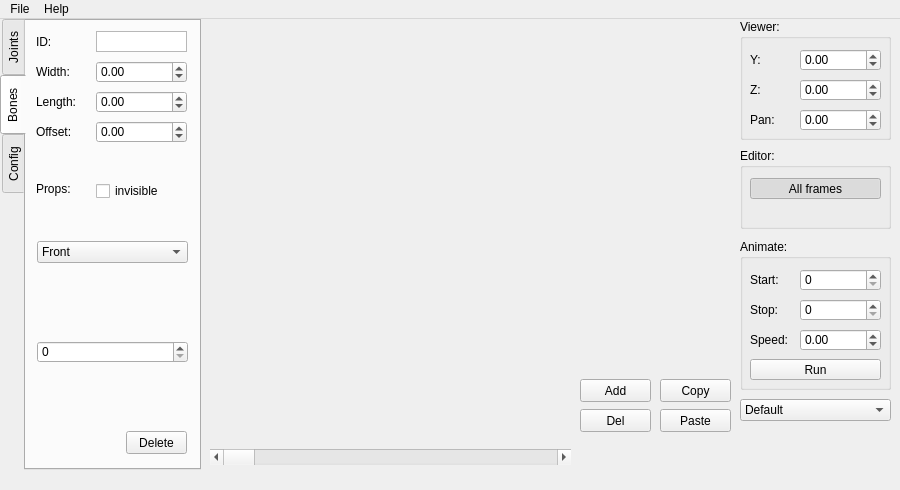
<?xml version="1.0" encoding="UTF-8"?>
<ui version="4.0">
 <class>MainWindow</class>
 <widget class="QMainWindow" name="MainWindow">
  <property name="geometry">
   <rect>
    <x>0</x>
    <y>0</y>
    <width>900</width>
    <height>490</height>
   </rect>
  </property>
  <property name="minimumSize">
   <size>
    <width>900</width>
    <height>490</height>
   </size>
  </property>
  <property name="windowTitle">
   <string>Rigger</string>
  </property>
  <widget class="QWidget" name="centralwidget">
   <widget class="QTabWidget" name="tabRiggerModes">
    <property name="geometry">
     <rect>
      <x>0</x>
      <y>0</y>
      <width>201</width>
      <height>451</height>
     </rect>
    </property>
    <property name="tabPosition">
     <enum>QTabWidget::TabPosition::West</enum>
    </property>
    <property name="tabShape">
     <enum>QTabWidget::TabShape::Rounded</enum>
    </property>
    <property name="currentIndex">
     <number>1</number>
    </property>
    <widget class="QWidget" name="joints">
     <attribute name="icon">
      <iconset>
       <normaloff>:/Icons/tools-node.png</normaloff>:/Icons/tools-node.png</iconset>
     </attribute>
     <attribute name="title">
      <string>Joints</string>
     </attribute>
     <widget class="QLabel" name="labelJointID">
      <property name="geometry">
       <rect>
        <x>10</x>
        <y>10</y>
        <width>61</width>
        <height>21</height>
       </rect>
      </property>
      <property name="text">
       <string>ID:</string>
      </property>
     </widget>
     <widget class="QPushButton" name="pushJointDelete">
      <property name="geometry">
       <rect>
        <x>100</x>
        <y>130</y>
        <width>61</width>
        <height>23</height>
       </rect>
      </property>
      <property name="text">
       <string>Delete</string>
      </property>
     </widget>
     <widget class="QLabel" name="labelJointY">
      <property name="geometry">
       <rect>
        <x>10</x>
        <y>70</y>
        <width>61</width>
        <height>21</height>
       </rect>
      </property>
      <property name="text">
       <string>Y:</string>
      </property>
     </widget>
     <widget class="QDoubleSpinBox" name="spinJointY">
      <property name="geometry">
       <rect>
        <x>70</x>
        <y>70</y>
        <width>91</width>
        <height>22</height>
       </rect>
      </property>
      <property name="minimum">
       <double>-1024.000000000000000</double>
      </property>
      <property name="maximum">
       <double>1024.000000000000000</double>
      </property>
      <property name="singleStep">
       <double>0.250000000000000</double>
      </property>
     </widget>
     <widget class="QDoubleSpinBox" name="spinJointX">
      <property name="geometry">
       <rect>
        <x>70</x>
        <y>40</y>
        <width>91</width>
        <height>22</height>
       </rect>
      </property>
      <property name="minimum">
       <double>-1024.000000000000000</double>
      </property>
      <property name="maximum">
       <double>1024.000000000000000</double>
      </property>
      <property name="singleStep">
       <double>0.250000000000000</double>
      </property>
     </widget>
     <widget class="QPlainTextEdit" name="plainJointID">
      <property name="geometry">
       <rect>
        <x>70</x>
        <y>10</y>
        <width>91</width>
        <height>21</height>
       </rect>
      </property>
      <property name="verticalScrollBarPolicy">
       <enum>Qt::ScrollBarPolicy::ScrollBarAlwaysOff</enum>
      </property>
      <property name="horizontalScrollBarPolicy">
       <enum>Qt::ScrollBarPolicy::ScrollBarAlwaysOff</enum>
      </property>
      <property name="undoRedoEnabled">
       <bool>false</bool>
      </property>
      <property name="lineWrapMode">
       <enum>QPlainTextEdit::LineWrapMode::NoWrap</enum>
      </property>
      <property name="readOnly">
       <bool>true</bool>
      </property>
     </widget>
     <widget class="QDoubleSpinBox" name="spinJointZ">
      <property name="geometry">
       <rect>
        <x>70</x>
        <y>100</y>
        <width>91</width>
        <height>22</height>
       </rect>
      </property>
      <property name="minimum">
       <double>-1024.000000000000000</double>
      </property>
      <property name="maximum">
       <double>1024.000000000000000</double>
      </property>
      <property name="singleStep">
       <double>0.250000000000000</double>
      </property>
     </widget>
     <widget class="QLabel" name="labelJointZ">
      <property name="geometry">
       <rect>
        <x>10</x>
        <y>100</y>
        <width>61</width>
        <height>21</height>
       </rect>
      </property>
      <property name="text">
       <string>Z:</string>
      </property>
     </widget>
     <widget class="QLabel" name="labelJointX">
      <property name="geometry">
       <rect>
        <x>10</x>
        <y>40</y>
        <width>61</width>
        <height>21</height>
       </rect>
      </property>
      <property name="text">
       <string>X:</string>
      </property>
     </widget>
     <widget class="QListWidget" name="listJoints">
      <property name="geometry">
       <rect>
        <x>10</x>
        <y>200</y>
        <width>151</width>
        <height>271</height>
       </rect>
      </property>
      <property name="selectionMode">
       <enum>QAbstractItemView::SelectionMode::ExtendedSelection</enum>
      </property>
     </widget>
     <widget class="QLabel" name="labelJointsList">
      <property name="geometry">
       <rect>
        <x>10</x>
        <y>175</y>
        <width>151</width>
        <height>21</height>
       </rect>
      </property>
      <property name="text">
       <string>Joints:</string>
      </property>
     </widget>
    </widget>
    <widget class="QWidget" name="bones">
     <attribute name="icon">
      <iconset>
       <normaloff>:/Icons/tools-wall.png</normaloff>:/Icons/tools-wall.png</iconset>
     </attribute>
     <attribute name="title">
      <string>Bones</string>
     </attribute>
     <widget class="QLabel" name="labelBonnID">
      <property name="geometry">
       <rect>
        <x>10</x>
        <y>10</y>
        <width>61</width>
        <height>21</height>
       </rect>
      </property>
      <property name="text">
       <string>ID:</string>
      </property>
     </widget>
     <widget class="QComboBox" name="comboBonePicture">
      <property name="geometry">
       <rect>
        <x>11</x>
        <y>220</y>
        <width>151</width>
        <height>22</height>
       </rect>
      </property>
      <item>
       <property name="text">
        <string>Front</string>
       </property>
      </item>
      <item>
       <property name="text">
        <string>Right</string>
       </property>
      </item>
      <item>
       <property name="text">
        <string>Back</string>
       </property>
      </item>
      <item>
       <property name="text">
        <string>Left</string>
       </property>
      </item>
     </widget>
     <widget class="QWidget" name="widgetBoneTexture" native="true">
      <property name="geometry">
       <rect>
        <x>50</x>
        <y>250</y>
        <width>64</width>
        <height>64</height>
       </rect>
      </property>
     </widget>
     <widget class="QPushButton" name="pushBoneDelete">
      <property name="geometry">
       <rect>
        <x>100</x>
        <y>410</y>
        <width>61</width>
        <height>23</height>
       </rect>
      </property>
      <property name="text">
       <string>Delete</string>
      </property>
     </widget>
     <widget class="QLabel" name="labelBoneProperties">
      <property name="geometry">
       <rect>
        <x>10</x>
        <y>160</y>
        <width>61</width>
        <height>16</height>
       </rect>
      </property>
      <property name="text">
       <string>Props:</string>
      </property>
     </widget>
     <widget class="QCheckBox" name="checkBoneInvisible">
      <property name="geometry">
       <rect>
        <x>70</x>
        <y>160</y>
        <width>91</width>
        <height>20</height>
       </rect>
      </property>
      <property name="text">
       <string>invisible</string>
      </property>
     </widget>
     <widget class="QPlainTextEdit" name="plainBoneID">
      <property name="geometry">
       <rect>
        <x>70</x>
        <y>10</y>
        <width>91</width>
        <height>21</height>
       </rect>
      </property>
      <property name="verticalScrollBarPolicy">
       <enum>Qt::ScrollBarPolicy::ScrollBarAlwaysOff</enum>
      </property>
      <property name="horizontalScrollBarPolicy">
       <enum>Qt::ScrollBarPolicy::ScrollBarAlwaysOff</enum>
      </property>
      <property name="undoRedoEnabled">
       <bool>false</bool>
      </property>
      <property name="lineWrapMode">
       <enum>QPlainTextEdit::LineWrapMode::NoWrap</enum>
      </property>
      <property name="readOnly">
       <bool>true</bool>
      </property>
     </widget>
     <widget class="QSpinBox" name="spinBoneTexture">
      <property name="geometry">
       <rect>
        <x>11</x>
        <y>320</y>
        <width>151</width>
        <height>22</height>
       </rect>
      </property>
      <property name="minimum">
       <number>0</number>
      </property>
      <property name="maximum">
       <number>1024</number>
      </property>
     </widget>
     <widget class="QDoubleSpinBox" name="spinBoneLength">
      <property name="geometry">
       <rect>
        <x>70</x>
        <y>70</y>
        <width>91</width>
        <height>22</height>
       </rect>
      </property>
      <property name="minimum">
       <double>-1024.000000000000000</double>
      </property>
      <property name="maximum">
       <double>1024.000000000000000</double>
      </property>
      <property name="singleStep">
       <double>0.250000000000000</double>
      </property>
     </widget>
     <widget class="QLabel" name="labelBoneWidth">
      <property name="geometry">
       <rect>
        <x>10</x>
        <y>40</y>
        <width>61</width>
        <height>21</height>
       </rect>
      </property>
      <property name="text">
       <string>Width:</string>
      </property>
     </widget>
     <widget class="QDoubleSpinBox" name="spinBoneWidth">
      <property name="geometry">
       <rect>
        <x>70</x>
        <y>40</y>
        <width>91</width>
        <height>22</height>
       </rect>
      </property>
      <property name="minimum">
       <double>-1024.000000000000000</double>
      </property>
      <property name="maximum">
       <double>1024.000000000000000</double>
      </property>
      <property name="singleStep">
       <double>0.250000000000000</double>
      </property>
     </widget>
     <widget class="QLabel" name="labelBoneLength">
      <property name="geometry">
       <rect>
        <x>10</x>
        <y>70</y>
        <width>61</width>
        <height>21</height>
       </rect>
      </property>
      <property name="text">
       <string>Length:</string>
      </property>
     </widget>
     <widget class="QDoubleSpinBox" name="spinBoneOffset">
      <property name="geometry">
       <rect>
        <x>70</x>
        <y>100</y>
        <width>91</width>
        <height>22</height>
       </rect>
      </property>
      <property name="minimum">
       <double>-1024.000000000000000</double>
      </property>
      <property name="maximum">
       <double>1024.000000000000000</double>
      </property>
      <property name="singleStep">
       <double>0.250000000000000</double>
      </property>
     </widget>
     <widget class="QLabel" name="labelBoneOffset">
      <property name="geometry">
       <rect>
        <x>10</x>
        <y>100</y>
        <width>61</width>
        <height>21</height>
       </rect>
      </property>
      <property name="text">
       <string>Offset:</string>
      </property>
     </widget>
    </widget>
    <widget class="QWidget" name="config">
     <attribute name="icon">
      <iconset>
       <normaloff>:/Icons/tools-settings.png</normaloff>:/Icons/tools-settings.png</iconset>
     </attribute>
     <attribute name="title">
      <string>Config</string>
     </attribute>
     <widget class="QCheckBox" name="checkDisplayJoints">
      <property name="geometry">
       <rect>
        <x>20</x>
        <y>40</y>
        <width>131</width>
        <height>20</height>
       </rect>
      </property>
      <property name="text">
       <string>joints</string>
      </property>
     </widget>
     <widget class="QLabel" name="labelConfigDisplay">
      <property name="geometry">
       <rect>
        <x>10</x>
        <y>10</y>
        <width>151</width>
        <height>16</height>
       </rect>
      </property>
      <property name="text">
       <string>Display:</string>
      </property>
     </widget>
     <widget class="QCheckBox" name="checkDisplayBones">
      <property name="geometry">
       <rect>
        <x>20</x>
        <y>60</y>
        <width>131</width>
        <height>20</height>
       </rect>
      </property>
      <property name="text">
       <string>bones</string>
      </property>
     </widget>
     <widget class="QCheckBox" name="checkDisplayFlesh">
      <property name="geometry">
       <rect>
        <x>20</x>
        <y>80</y>
        <width>131</width>
        <height>20</height>
       </rect>
      </property>
      <property name="text">
       <string>flesh</string>
      </property>
     </widget>
    </widget>
   </widget>
   <widget class="WdgRigEditor" name="widgetRig" native="true">
    <property name="geometry">
     <rect>
      <x>210</x>
      <y>0</y>
      <width>521</width>
      <height>351</height>
     </rect>
    </property>
   </widget>
   <widget class="QWidget" name="widgetFrames" native="true">
    <property name="geometry">
     <rect>
      <x>210</x>
      <y>360</y>
      <width>361</width>
      <height>64</height>
     </rect>
    </property>
   </widget>
   <widget class="QPushButton" name="pushFrameAdd">
    <property name="geometry">
     <rect>
      <x>580</x>
      <y>360</y>
      <width>71</width>
      <height>23</height>
     </rect>
    </property>
    <property name="text">
     <string>Add</string>
    </property>
   </widget>
   <widget class="QPushButton" name="pushFrameDel">
    <property name="geometry">
     <rect>
      <x>580</x>
      <y>390</y>
      <width>71</width>
      <height>23</height>
     </rect>
    </property>
    <property name="text">
     <string>Del</string>
    </property>
   </widget>
   <widget class="QPushButton" name="pushFrameCopy">
    <property name="geometry">
     <rect>
      <x>660</x>
      <y>360</y>
      <width>71</width>
      <height>23</height>
     </rect>
    </property>
    <property name="text">
     <string>Copy</string>
    </property>
   </widget>
   <widget class="QPushButton" name="pushFramePaste">
    <property name="geometry">
     <rect>
      <x>660</x>
      <y>390</y>
      <width>71</width>
      <height>23</height>
     </rect>
    </property>
    <property name="text">
     <string>Paste</string>
    </property>
   </widget>
   <widget class="QGroupBox" name="groupViewer">
    <property name="geometry">
     <rect>
      <x>740</x>
      <y>0</y>
      <width>151</width>
      <height>121</height>
     </rect>
    </property>
    <property name="title">
     <string>Viewer:</string>
    </property>
    <widget class="QLabel" name="labelViewerZ">
     <property name="geometry">
      <rect>
       <x>10</x>
       <y>60</y>
       <width>51</width>
       <height>21</height>
      </rect>
     </property>
     <property name="text">
      <string>Z:</string>
     </property>
    </widget>
    <widget class="QLabel" name="labelViewerY">
     <property name="geometry">
      <rect>
       <x>10</x>
       <y>30</y>
       <width>51</width>
       <height>21</height>
      </rect>
     </property>
     <property name="text">
      <string>Y:</string>
     </property>
    </widget>
    <widget class="QLabel" name="labelViewerPan">
     <property name="geometry">
      <rect>
       <x>10</x>
       <y>90</y>
       <width>51</width>
       <height>21</height>
      </rect>
     </property>
     <property name="text">
      <string>Pan:</string>
     </property>
    </widget>
    <widget class="QDoubleSpinBox" name="spinViewerY">
     <property name="geometry">
      <rect>
       <x>60</x>
       <y>30</y>
       <width>81</width>
       <height>22</height>
      </rect>
     </property>
     <property name="minimum">
      <double>-1024.000000000000000</double>
     </property>
     <property name="maximum">
      <double>1024.000000000000000</double>
     </property>
    </widget>
    <widget class="QDoubleSpinBox" name="spinViewerZ">
     <property name="geometry">
      <rect>
       <x>60</x>
       <y>60</y>
       <width>81</width>
       <height>22</height>
      </rect>
     </property>
     <property name="minimum">
      <double>-1024.000000000000000</double>
     </property>
     <property name="maximum">
      <double>1024.000000000000000</double>
     </property>
    </widget>
    <widget class="QDoubleSpinBox" name="spinViewerPan">
     <property name="geometry">
      <rect>
       <x>60</x>
       <y>90</y>
       <width>81</width>
       <height>22</height>
      </rect>
     </property>
     <property name="minimum">
      <double>-1024.000000000000000</double>
     </property>
     <property name="maximum">
      <double>1024.000000000000000</double>
     </property>
    </widget>
   </widget>
   <widget class="QGroupBox" name="groupAnimate">
    <property name="geometry">
     <rect>
      <x>740</x>
      <y>220</y>
      <width>151</width>
      <height>151</height>
     </rect>
    </property>
    <property name="title">
     <string>Animate:</string>
    </property>
    <widget class="QLabel" name="labelAnimFrameStop">
     <property name="geometry">
      <rect>
       <x>10</x>
       <y>60</y>
       <width>51</width>
       <height>21</height>
      </rect>
     </property>
     <property name="text">
      <string>Stop:</string>
     </property>
    </widget>
    <widget class="QLabel" name="labelAnimFrameStart">
     <property name="geometry">
      <rect>
       <x>10</x>
       <y>30</y>
       <width>51</width>
       <height>21</height>
      </rect>
     </property>
     <property name="text">
      <string>Start:</string>
     </property>
    </widget>
    <widget class="QLabel" name="labelAnimFrameSpeed">
     <property name="geometry">
      <rect>
       <x>10</x>
       <y>90</y>
       <width>51</width>
       <height>21</height>
      </rect>
     </property>
     <property name="text">
      <string>Speed:</string>
     </property>
    </widget>
    <widget class="QDoubleSpinBox" name="spinAnimFrameSpeed">
     <property name="geometry">
      <rect>
       <x>60</x>
       <y>90</y>
       <width>81</width>
       <height>22</height>
      </rect>
     </property>
     <property name="minimum">
      <double>-1024.000000000000000</double>
     </property>
     <property name="maximum">
      <double>1024.000000000000000</double>
     </property>
    </widget>
    <widget class="QSpinBox" name="spinAnimFrameStart">
     <property name="geometry">
      <rect>
       <x>60</x>
       <y>30</y>
       <width>81</width>
       <height>22</height>
      </rect>
     </property>
    </widget>
    <widget class="QSpinBox" name="spinAnimFrameStop">
     <property name="geometry">
      <rect>
       <x>60</x>
       <y>60</y>
       <width>81</width>
       <height>22</height>
      </rect>
     </property>
    </widget>
    <widget class="QPushButton" name="pushAnimRun">
     <property name="geometry">
      <rect>
       <x>10</x>
       <y>120</y>
       <width>131</width>
       <height>21</height>
      </rect>
     </property>
     <property name="text">
      <string>Run</string>
     </property>
    </widget>
   </widget>
   <widget class="QScrollBar" name="scrollFrames">
    <property name="geometry">
     <rect>
      <x>210</x>
      <y>430</y>
      <width>361</width>
      <height>16</height>
     </rect>
    </property>
    <property name="orientation">
     <enum>Qt::Orientation::Horizontal</enum>
    </property>
   </widget>
   <widget class="QComboBox" name="comboAnimationName">
    <property name="geometry">
     <rect>
      <x>740</x>
      <y>380</y>
      <width>151</width>
      <height>22</height>
     </rect>
    </property>
    <item>
     <property name="text">
      <string>Default</string>
     </property>
    </item>
   </widget>
   <widget class="QGroupBox" name="groupBox">
    <property name="geometry">
     <rect>
      <x>740</x>
      <y>129</y>
      <width>151</width>
      <height>81</height>
     </rect>
    </property>
    <property name="title">
     <string>Editor:</string>
    </property>
    <widget class="QPushButton" name="pushAllFrames">
     <property name="geometry">
      <rect>
       <x>10</x>
       <y>30</y>
       <width>131</width>
       <height>21</height>
      </rect>
     </property>
     <property name="text">
      <string>All frames</string>
     </property>
     <property name="checkable">
      <bool>true</bool>
     </property>
     <property name="checked">
      <bool>true</bool>
     </property>
     <property name="flat">
      <bool>false</bool>
     </property>
    </widget>
   </widget>
  </widget>
  <widget class="QMenuBar" name="menubar">
   <property name="geometry">
    <rect>
     <x>0</x>
     <y>0</y>
     <width>900</width>
     <height>25</height>
    </rect>
   </property>
   <widget class="QMenu" name="menuFile">
    <property name="title">
     <string>File</string>
    </property>
    <addaction name="actionNew"/>
    <addaction name="separator"/>
    <addaction name="actionLoad"/>
    <addaction name="actionSave"/>
    <addaction name="separator"/>
    <addaction name="actionQuit"/>
   </widget>
   <widget class="QMenu" name="menuHelp">
    <property name="title">
     <string>Help</string>
    </property>
    <addaction name="actionAbout"/>
    <addaction name="actionAboutQt"/>
   </widget>
   <addaction name="menuFile"/>
   <addaction name="menuHelp"/>
  </widget>
  <action name="actionNew">
   <property name="text">
    <string>New</string>
   </property>
   <property name="shortcut">
    <string>Ctrl+N</string>
   </property>
  </action>
  <action name="actionLoad">
   <property name="text">
    <string>Load ...</string>
   </property>
   <property name="shortcut">
    <string>Ctrl+O</string>
   </property>
  </action>
  <action name="actionSave">
   <property name="text">
    <string>Save ...</string>
   </property>
   <property name="shortcut">
    <string>Ctrl+S</string>
   </property>
  </action>
  <action name="actionQuit">
   <property name="text">
    <string>Quit</string>
   </property>
   <property name="shortcut">
    <string>Ctrl+Q</string>
   </property>
  </action>
  <action name="actionAbout">
   <property name="text">
    <string>About Rigger</string>
   </property>
  </action>
  <action name="actionAboutQt">
   <property name="text">
    <string>About Qt</string>
   </property>
  </action>
 </widget>
 <customwidgets>
  <customwidget>
   <class>WdgRigEditor</class>
   <extends>QWidget</extends>
   <header>wdgrigeditor.h</header>
   <container>1</container>
  </customwidget>
 </customwidgets>
 <resources/>
 <connections/>
</ui>
